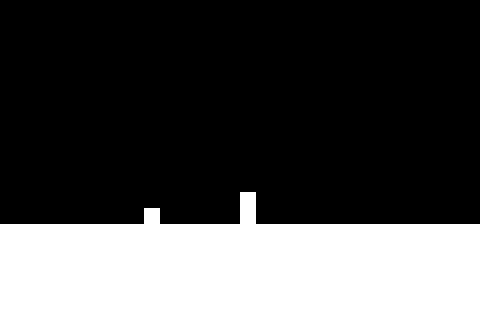

A 2D game scene composited from a Tiled map and its tileset images. What follows is a short description and the map's XML, with each tile layer's data collapsed to a summary:
An orthogonal 30x20 tile map with 16x16 px tiles, 2 tile layers (Floor, Danger).

<map version="1.0" orientation="orthogonal" renderorder="right-down" width="30" height="20" tilewidth="16" tileheight="16">
 <tileset firstgid="1" name="FloorTiles" tilewidth="16" tileheight="16">
  <image source="../../images/tiles/FloorTiles.png" width="32" height="16" />
 </tileset>
 <layer name="Floor" width="30" height="20">
  <properties>
   <property name="tileset" value="FloorTiles" />
  </properties>
  <data>[600 cells, 180 non-empty, 1 distinct tile ids]</data>
 </layer>
 <layer name="Danger" width="30" height="20">
  <properties>
   <property name="tileset" value="FloorTiles" />
  </properties>
  <data>[600 cells, 3 non-empty, 1 distinct tile ids]</data>
 </layer>
</map>
